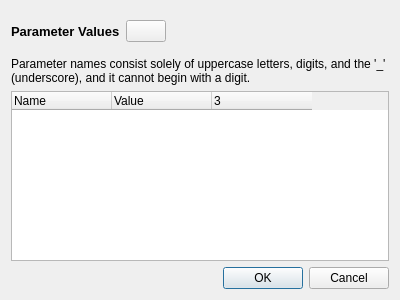
<?xml version="1.0" encoding="UTF-8"?>
<ui version="4.0">
 <class>UserParametersDialog</class>
 <widget class="QDialog" name="UserParametersDialog">
  <property name="geometry">
   <rect>
    <x>0</x>
    <y>0</y>
    <width>400</width>
    <height>300</height>
   </rect>
  </property>
  <property name="windowTitle">
   <string>Edit Parameters</string>
  </property>
  <layout class="QVBoxLayout" name="verticalLayout">
   <item>
    <widget class="QWidget" name="widget" native="true">
     <layout class="QHBoxLayout" name="horizontalLayout">
      <property name="leftMargin">
       <number>0</number>
      </property>
      <item>
       <widget class="QLabel" name="label">
        <property name="font">
         <font>
          <pointsize>10</pointsize>
          <bold>true</bold>
         </font>
        </property>
        <property name="text">
         <string>Parameter Values</string>
        </property>
       </widget>
      </item>
      <item>
       <widget class="FlatPushButton" name="add">
        <property name="text">
         <string/>
        </property>
        <property name="icon">
         <iconset resource="../../../../resource.qrc">
          <normaloff>:/icons/add-circle-outline.svg</normaloff>:/icons/add-circle-outline.svg</iconset>
        </property>
       </widget>
      </item>
      <item>
       <spacer name="horizontalSpacer">
        <property name="orientation">
         <enum>Qt::Horizontal</enum>
        </property>
        <property name="sizeHint" stdset="0">
         <size>
          <width>40</width>
          <height>20</height>
         </size>
        </property>
       </spacer>
      </item>
     </layout>
    </widget>
   </item>
   <item>
    <widget class="QLabel" name="label_2">
     <property name="text">
      <string>Parameter names consist solely of uppercase letters, digits, and the '_' (underscore), and it cannot begin with a digit.</string>
     </property>
     <property name="wordWrap">
      <bool>true</bool>
     </property>
    </widget>
   </item>
   <item>
    <widget class="QTreeWidget" name="parameters">
     <property name="indentation">
      <number>0</number>
     </property>
     <property name="columnCount">
      <number>3</number>
     </property>
     <attribute name="headerVisible">
      <bool>true</bool>
     </attribute>
     <attribute name="headerStretchLastSection">
      <bool>false</bool>
     </attribute>
     <column>
      <property name="text">
       <string>Name</string>
      </property>
     </column>
     <column>
      <property name="text">
       <string>Value</string>
      </property>
     </column>
     <column>
      <property name="text">
       <string/>
      </property>
     </column>
    </widget>
   </item>
   <item>
    <widget class="QDialogButtonBox" name="buttonBox">
     <property name="orientation">
      <enum>Qt::Horizontal</enum>
     </property>
     <property name="standardButtons">
      <set>QDialogButtonBox::Cancel|QDialogButtonBox::Ok</set>
     </property>
    </widget>
   </item>
  </layout>
 </widget>
 <customwidgets>
  <customwidget>
   <class>FlatPushButton</class>
   <extends>QPushButton</extends>
   <header location="global">widgets.flat_push_button</header>
  </customwidget>
 </customwidgets>
 <resources>
  <include location="../../../../resource.qrc"/>
 </resources>
 <connections>
  <connection>
   <sender>buttonBox</sender>
   <signal>accepted()</signal>
   <receiver>UserParametersDialog</receiver>
   <slot>accept()</slot>
   <hints>
    <hint type="sourcelabel">
     <x>248</x>
     <y>254</y>
    </hint>
    <hint type="destinationlabel">
     <x>157</x>
     <y>274</y>
    </hint>
   </hints>
  </connection>
  <connection>
   <sender>buttonBox</sender>
   <signal>rejected()</signal>
   <receiver>UserParametersDialog</receiver>
   <slot>reject()</slot>
   <hints>
    <hint type="sourcelabel">
     <x>316</x>
     <y>260</y>
    </hint>
    <hint type="destinationlabel">
     <x>286</x>
     <y>274</y>
    </hint>
   </hints>
  </connection>
 </connections>
</ui>
